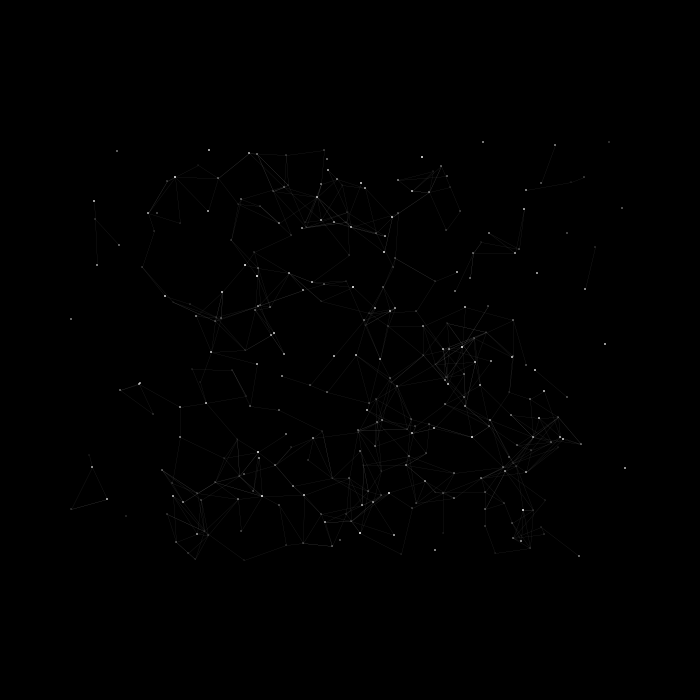
Frame 1 (no input)
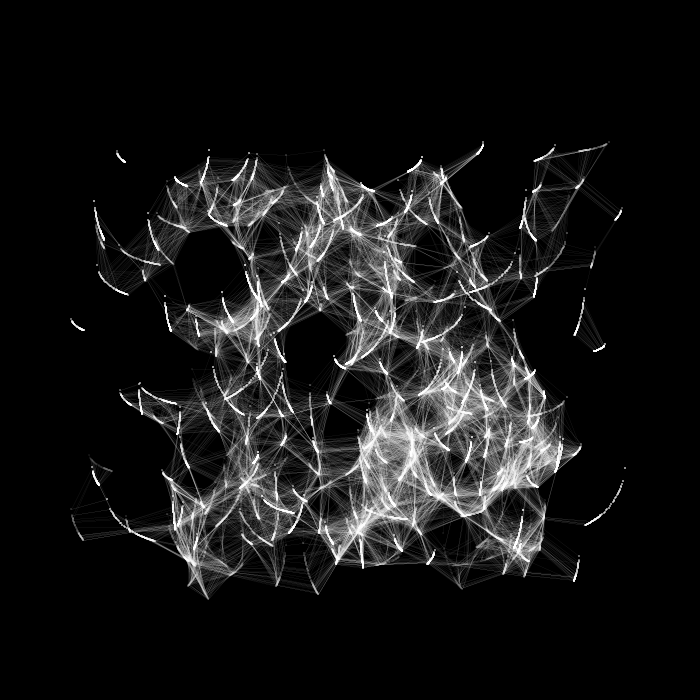
Frame 60 (the mouse pressed at the canvas centre just before this capture)
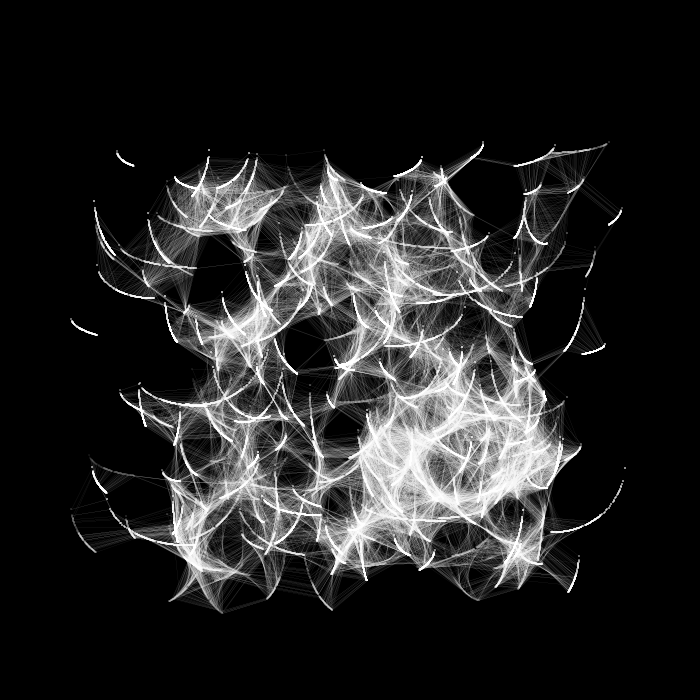
Frame 120 (the mouse held since frame 60 and released just before this capture)

The Processing sketch that drew these frames (run headless with seeded random() and noise(); from frame 60 on, the mouse is pressed at the canvas centre):

// Processing sketch: processing_183665
// ── processing_183665.pde

ArrayList<Particle> particles;
float numParticles;
float reactionDist; // distance at which particles should react with each other
float lineOdds; // 0 to 100, what are the odds we'll draw a line if two particles are close enough?
 
void setup() {
  size(700, 700);
  smooth();
  frameRate(120);
  background(0);
  particles = new ArrayList();
  numParticles = 300;
  reactionDist = 50;
  lineOdds = 20;
 
  for (int i = 0; i < numParticles; i++) {
    particles.add(new Particle(random(width/5, width-(width/5)), random(height/5, height-(height/5)), random(0.5, 2)));
  }
}
 
void draw() {
  
 
  for (int i = 0; i < particles.size(); i++) {
    Particle p = (Particle) particles.get(i);
    p.draw();
  }
 
  // detect distance & draw lines
  for (int i = 0; i < particles.size(); i++) {
    Particle p1 = (Particle) particles.get(i);
    for (int j = 0; j < particles.size(); j++) {
      Particle p2 = (Particle) particles.get(j);
      if (p1 != p2) {
        if (dist(p1.x, p1.y, p2.x, p2.y) <= reactionDist) {
          if (random(0, 100) <= lineOdds) {
            stroke(255, 80);
            strokeWeight(0.1);
            line(p1.x, p1.y, p2.x, p2.y);
          }
        }
      }
    }
  }
}
 
class Particle {
 
  float cx, cy; // animated pos
  float x, y;
  float rx, ry; // radius
  float rT;
  float size;
  float alpha;
 
  Particle(float x, float y, float size) {
    this.cx = x;
    this.cy = y;
    this.size = size;
 
    rx = random(10, 80);
    ry = random(10, 80);
    rT = random(1000, 3000);
    if (random(100) < 50) {
      rx = rx * -1;
    }
  }
 
  void draw() {
    float t = millis()/rT; // speed
    x = (int)(cx + rx * cos (t));
    y = (int)(cy + ry * sin (t));
 
    noStroke();
    fill(255);
    ellipse(x, y, size, size);
  }
}
